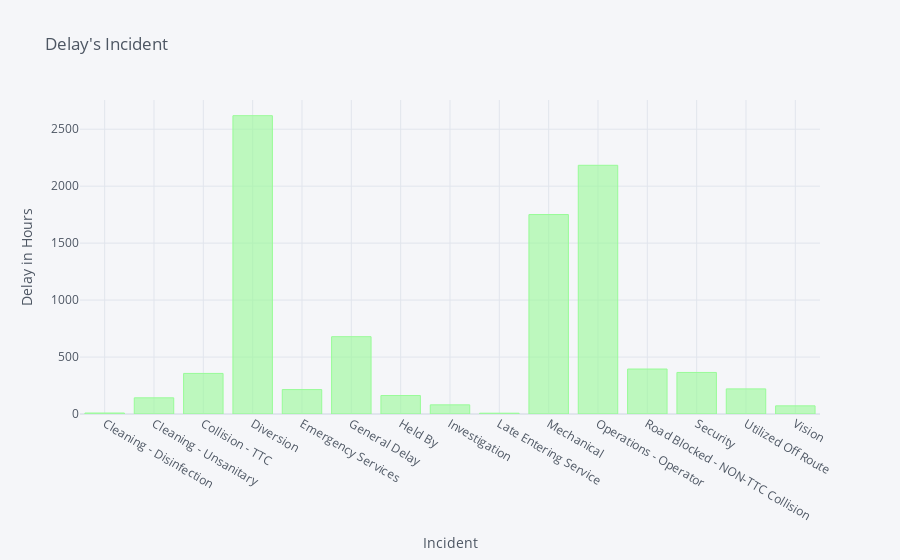

The code cell stored with this chart in its notebook:
### Code cell
Incident = df.groupby(df['Incident'])['Min Delay'].sum()/60 # To Hour for making more sence
df_Inc = pd.DataFrame({'labels': Incident.index,
                   'values': Incident.values
                  })
df_Inc.iplot(kind='bar',x = 'labels', y = 'values', title="Delay's Incident", colors = 'palegreen',  #I love this color <3
            xTitle = 'Incident', yTitle = 'Delay in Hours')

### Figure 1 — Plotly figure (JSON) as saved in the notebook; plotly's stock layout.template omitted (floating-point values rounded to 4 significant figures)
{"data": [{"marker": {"color": "rgba(152, 251, 152, 0.6)", "line": {"color": "rgba(152, 251, 152, 1.0)", "width": 1}}, "name": "values", "orientation": "v", "text": "", "type": "bar", "x": ["Cleaning - Disinfection", "Cleaning - Unsanitary", "Collision - TTC", "Diversion", "Emergency Services", "General Delay", "Held By", "Investigation", "Late Entering Service", "Mechanical", "Operations - Operator", "Road Blocked - NON-TTC Collision", "Security", "Utilized Off Route", "Vision"], "y": [8.783, 142.0, 356.2, 2618.0, 214.3, 678.6, 162.1, 80.13, 7.133, 1751.0, 2183.0, 394.9, 364.7, 220.5, 71.47]}], "layout": {"legend": {"bgcolor": "#F5F6F9", "font": {"color": "#4D5663"}}, "paper_bgcolor": "#F5F6F9", "plot_bgcolor": "#F5F6F9", "title": {"font": {"color": "#4D5663"}, "text": "Delay's Incident"}, "xaxis": {"gridcolor": "#E1E5ED", "showgrid": true, "tickfont": {"color": "#4D5663"}, "title": {"font": {"color": "#4D5663"}, "text": "Incident"}, "zerolinecolor": "#E1E5ED"}, "yaxis": {"gridcolor": "#E1E5ED", "showgrid": true, "tickfont": {"color": "#4D5663"}, "title": {"font": {"color": "#4D5663"}, "text": "Delay in Hours"}, "zerolinecolor": "#E1E5ED"}}}
